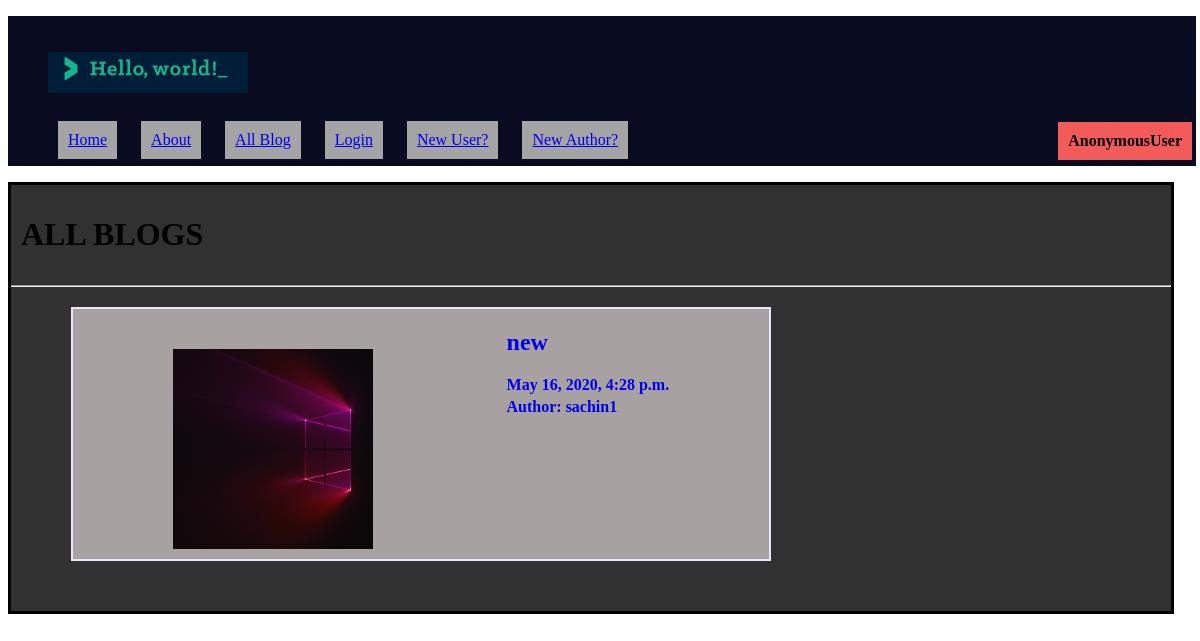
The page /all_blog on the database its author committed.
### blog_app/models.py (models this page shows, shortened)
class Blog(models.Model):
    type =(
        ("Programming","Programming"),
        ("Framework","Framework"),
        ("Hacking","Hacking"),
        ("Language","Language"),
        ("Other","Other"),
    )
    author = models.ForeignKey('MyUser',blank=True,null=True,on_delete=models.CASCADE)
    author_name = models.CharField(blank=True,max_length=25)
    title = models.CharField(max_length=50)
    thumbnail = models.ImageField(upload_to='thumbnail_img/')
    upload_date = models.DateTimeField(blank=True,default=timezone.now)
    category = models.CharField(max_length=30,default="Other",choices=type)
    content = models.TextField(max_length=5000)
    accessible = models.BooleanField(blank=True,default=False)

### blog_app/views.py (the view)
# urls.py: path('all_blog',views.all_blog,name="all_blogs"),
def all_blog(request):
    all_blog = Blog.objects.filter(accessible=True)
    user = request.user
    return render(request,'all_blog.html',{'user':user,'all_blog':all_blog})

### blog/templates/All_blog.html
{% extends 'index.html' %}
{% load static %}
{% block body %}
<h1 style="padding: 10px; ">ALL BLOGS</h1> <hr>
 {% for blog in all_blog%}
   <a href="{% url 'view_article' blog.id %}">
 <div style="width: 60%; height: 250px; background: rgb(168, 161, 161); margin-top: 20px; margin-left: 60px; margin-bottom: 50px; border: 2px solid lavender;">
    <div style="float: right; margin-right: 100px;">
    <h2>{{blog.title}}</h2>
    <h4>{{blog.upload_date}}</h4>
    <h4>Author: {{blog.author_name}}</h4>
  </div>
    <div style="float: left; width: 200px; height: 200px; margin-top: 20px; margin-left: 50px;">
      <img style="float: left; width: 200px; height: 200px; margin-top: 20px; margin-left: 50px;" src="/media/{{blog.thumbnail}}" alt="img">
    </div>
  </div>
</a>
{%endfor%}
{% endblock %}

### static/style.css (style rules this page uses)
h4 { margin-top: 4px; margin-bottom:4px ; }

### rows shown on the page
Blog: title "new", upload_date "May 16, 2020, 4:28 p.m.", author_name "sachin1", thumbnail (picture)

### other values the page prints
{{ user }} "AnonymousUser"
